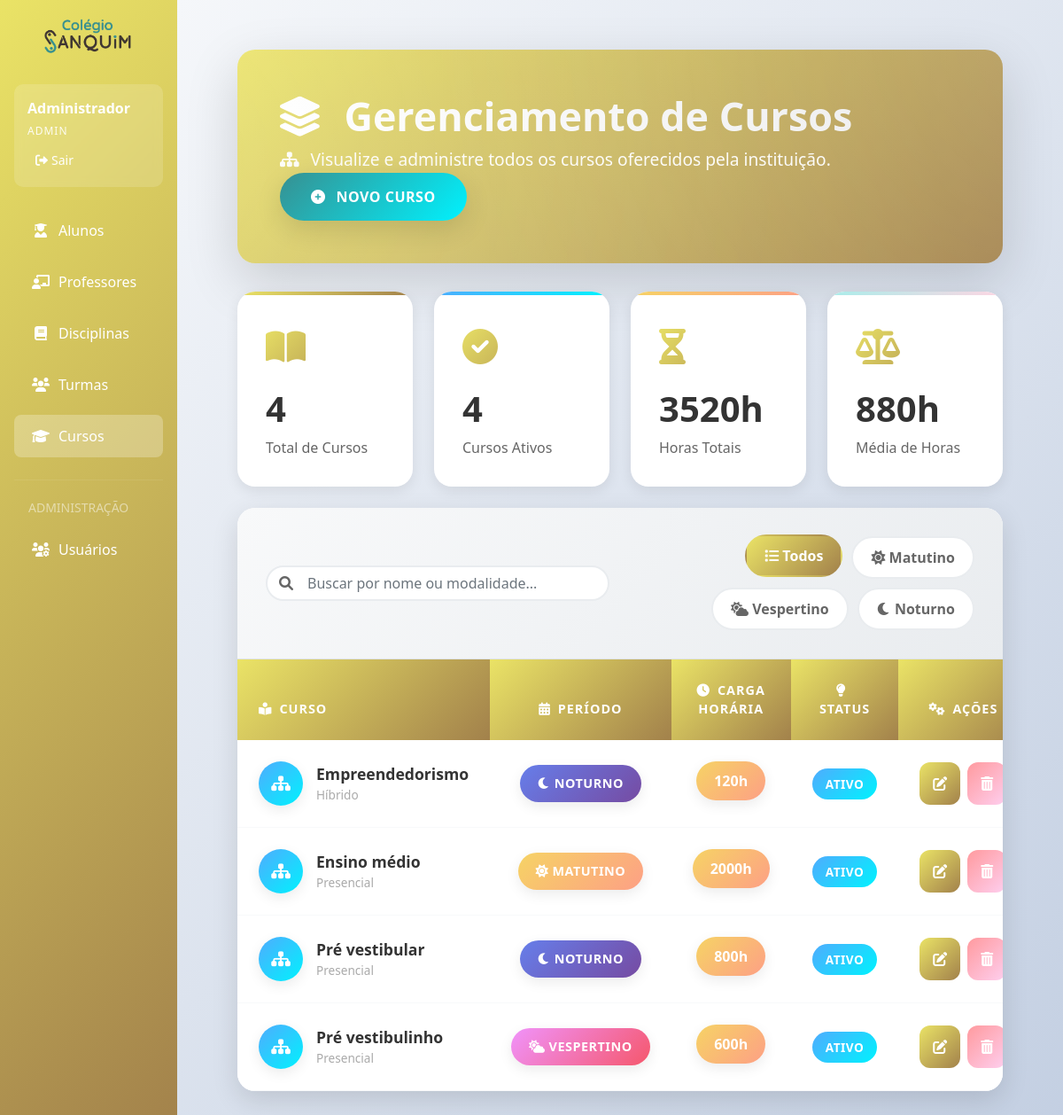
The page /cursos (signed in) on the database its author committed.
### app.py (models this page shows, shortened)
class Curso(db.Model):
    __tablename__ = 'curso'
    id = db.Column(db.Integer, primary_key=True)
    nome = db.Column(db.String(100), nullable=False)
    periodo = db.Column(db.String(50), nullable=False)  # Matutino, Vespertino, Noturno
    carga_horaria = db.Column(db.Integer, nullable=False)
    modalidade = db.Column(db.String(50), nullable=False)  # Presencial, Online, Híbrido
    status = db.Column(db.Integer, default=1)  # 1-Ativo, 0-Inativo

### app.py (the view)
@app.route('/cursos')
@admin_required
def listar_cursos():
    cursos = Curso.query.order_by(Curso.nome).all()
    return render_template('cursos/listar.html', cursos=cursos)

### app.py (called while the page is built)
def admin_required(f):
    @wraps(f)
    def decorated_function(*args, **kwargs):
        if 'user_id' not in session or session.get('user_tipo') != 'admin':
            flash('Acesso negado! Apenas administradores podem acessar esta área.', 'error')
            return redirect(url_for('index'))
        return f(*args, **kwargs)
    return decorated_function

### templates/cursos/listar.html (shortened to what this page needs)
{% extends "base.html" %}
{% block content %}
<div class="main-container">
    <div class="header-section">
        <div class="header-background"></div>
        <div class="header-content d-flex justify-content-between align-items-center flex-wrap">
            <div class="mb-3 mb-md-0">
                <h1 class="page-title mb-2">
                    <i class="fas fa-layer-group me-3"></i>
                    Gerenciamento de Cursos
                </h1>
                <p class="page-subtitle">
                    <i class="fas fa-sitemap me-2"></i>
                    Visualize e administre todos os cursos oferecidos pela instituição.
                </p>
            </div>
            {% if session.get('user_tipo') in ['admin', 'secretaria'] %}
            <a href="{{ url_for('novo_curso') }}" class="btn-new">
                <i class="fas fa-plus-circle"></i>
                <span>Novo Curso</span>
            </a>
            {% endif %}
        </div>
    </div>
    <div class="stats-container mb-4">
        <div class="row g-4">
            <div class="col-lg-3 col-md-6">
                <div class="stat-card stat-primary">
                    <div class="stat-icon">
                        <i class="fas fa-book-open"></i>
                    </div>
                    <div class="stat-content">
                        <h3>{{ cursos|length }}</h3>
                        <p>Total de Cursos</p>
                    </div>
                </div>
            </div>
            <div class="col-lg-3 col-md-6">
                <div class="stat-card stat-success">
                    <div class="stat-icon">
                        <i class="fas fa-check-circle"></i>
                    </div>
                    <div class="stat-content">
                        <h3>{{ cursos|selectattr('status', 'equalto', 1)|list|length }}</h3>
                        <p>Cursos Ativos</p>
                    </div>
                </div>
            </div>
            <div class="col-lg-3 col-md-6">
                <div class="stat-card stat-warning">
                    <div class="stat-icon">
                        <i class="fas fa-hourglass-half"></i>
                    </div>
                    <div class="stat-content">
                        <h3>{{ cursos|sum(attribute='carga_horaria') }}h</h3>
                        <p>Horas Totais</p>
                    </div>
                </div>
            </div>
            <div class="col-lg-3 col-md-6">
                <div class="stat-card stat-info">
                    <div class="stat-icon">
                        <i class="fas fa-balance-scale"></i>
                    </div>
                    <div class="stat-content">
                        {% set total_horas = cursos|sum(attribute='carga_horaria') %}
                        {% if cursos|length > 0 %}
                            <h3>{{ (total_horas / cursos|length)|round|int }}h</h3>
                        {% else %}
                            <h3>0h</h3>
                        {% endif %}
                        <p>Média de Horas</p>
                    </div>
                </div>
            </div>
        </div>
    </div>
    <div class="main-card">
        {% if cursos %}
        <div class="search-filter-bar">
            <div class="row align-items-center">
                <div class="col-md-6">
                    <div class="search-box">
                        <i class="fas fa-search"></i>
                        <input type="text" id="searchInput" placeholder="Buscar por nome ou modalidade..." class="form-control">
                    </div>
                </div>
                <div class="col-md-6 text-end">
                    <div class="filter-buttons">
                        <button class="filter-btn active" data-filter="all">
                            <i class="fas fa-list"></i> Todos
                        </button>
                        <button class="filter-btn" data-filter="matutino">
                            <i class="fas fa-sun"></i> Matutino
                        </button>
                        <button class="filter-btn" data-filter="vespertino">
                            <i class="fas fa-cloud-sun"></i> Vespertino
                        </button>
                        <button class="filter-btn" data-filter="noturno">
                            <i class="fas fa-moon"></i> Noturno
                        </button>
                    </div>
                </div>
            </div>
        </div>
        <div class="table-container">
            <div class="table-responsive">
                <table class="table custom-table" id="cursosTable">
                    <thead>
                        <tr>
                            <th><i class="fas fa-book-reader me-2"></i>Curso</th>
                            <th class="text-center"><i class="fas fa-calendar-alt me-2"></i>Período</th>
                            <th class="text-center"><i class="fas fa-clock me-2"></i>Carga Horária</th>
                            <th class="text-center"><i class="fas fa-lightbulb me-2"></i>Status</th>
                            {% if session.get('user_tipo') in ['admin', 'secretaria'] %}
                            <th class="text-center"><i class="fas fa-cogs me-2"></i>Ações</th>
                            {% endif %}
                        </tr>
                    </thead>
                    <tbody>
                        {% for curso in cursos %}
                        <tr data-periodo="{{ curso.periodo|lower }}">
                            <td>
                                <div class="disciplina-info">
                                    <div class="disciplina-avatar" style="background: var(--success-gradient);">
                                        <i class="fas fa-sitemap"></i>
                                    </div>
                                    <div>
                                        <span class="subject-name">{{ curso.nome }}</span>
                                        <small class="d-block text-muted-light">{{ curso.modalidade }}</small>
                                    </div>
                                </div>
                            </td>
                            <td class="text-center">
                                 <span class="category-badge category-{{ curso.periodo|lower }}">
                                    {% if curso.periodo == 'Matutino' %} <i class="fas fa-sun me-1"></i>
                                    {% elif curso.periodo == 'Vespertino' %} <i class="fas fa-cloud-sun me-1"></i>
                                    {% else %} <i class="fas fa-moon me-1"></i>
                                    {% endif %}
                                    {{ curso.periodo }}
                                </span>
                            </td>
                            <td class="text-center">
                                <div class="workload-container">
                                    <span class="workload">{{ curso.carga_horaria }}h</span>
                                </div>
                            </td>
                            <td class="text-center">
                                <span class="status-badge status-{{ 'ativo' if curso.status == 1 else 'inativo' }}">
                                    {{ 'Ativo' if curso.status == 1 else 'Inativo' }}
                                </span>
                            </td>
                             {% if session.get('user_tipo') in ['admin', 'secretaria'] %}
                            <td class="text-center">
                                <div class="action-buttons">
                                    <a href="{{ url_for('editar_curso', id=curso.id) }}" class="btn action-btn btn-edit" title="Editar Curso">
                                        <i class="fas fa-edit"></i>
                                    </a>
                                    <form method="POST" action="{{ url_for('deletar_curso', id=curso.id) }}" class="d-inline"
                                          onsubmit="return confirm('Tem certeza que deseja excluir o curso \'{{ curso.nome }}\'?');">
                                        <button type="submit" class="btn action-btn btn-delete" title="Excluir Curso">
                                            <i class="fas fa-trash-alt"></i>
                                        </button>
                                    </form>
                                </div>
                            </td>
                            {% endif %}
                        </tr>
                        {% endfor %}
                    </tbody>
                </table>
            </div>
        </div>
        {% endif %}
    </div>
</div>
{% endblock %}

### templates/base.html (style rules this page uses)
:root { --primary-color: #eae366; --secondary-color: #a2814b; --accent-color: #379091; --danger-color: #e74c3c; --success-color: #2ecc71; }

### rows shown on the page
Curso: nome "Empreendedorismo", modalidade "Híbrido", periodo "NOTURNO", carga_horaria "120", status "ATIVO"
Curso: nome "Ensino médio", modalidade "Presencial", periodo "MATUTINO", carga_horaria "2000", status "ATIVO"
Curso: nome "Pré vestibular", modalidade "Presencial", periodo "NOTURNO", carga_horaria "800", status "ATIVO"
Curso: nome "Pré vestibulinho", modalidade "Presencial", periodo "VESPERTINO", carga_horaria "600", status "ATIVO"

### other values the page prints
{{ session.user_nome }} "Administrador"
{{ session.user_tipo|capitalize }} "ADMIN"
{{ cursos|length }} "4"
{{ cursos|selectattr('status', 'equalto', 1)|list|length }} "4"
{{ cursos|sum(attribute='carga_horaria') }} "3520"
{{ (total_horas / cursos|length)|round|int }} "880"
